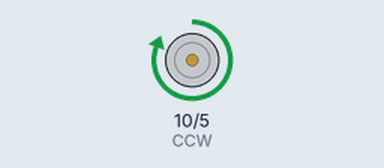
Simulated run of this sketch. Board: Arduino Uno, built with avr-gcc and run on an emulated ATmega328P. On the bench: motor-driver pin pairs drawn as motors (green arrow = first pin HIGH = forward, orange = second pin HIGH = backward, longer = more drive).

Above: at 1.0 s.
At 5.0 s:
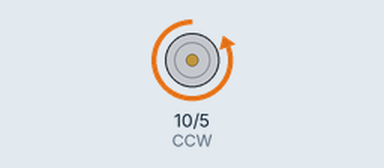
At 7.0 s:
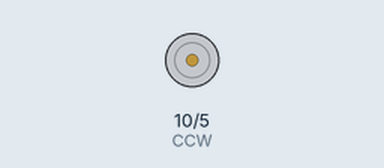
Timing chart, 0 to 10.4 s (numbered marks = the images above):
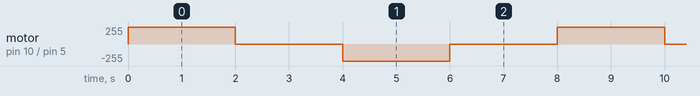

The sketch:

H_bridge_test.ino
```cpp
const int CCW= 10;  //  white
const int CW = 5;  //  green
const int delayTime = 10; // Delay between steps
const int maxPWM = 255;  // Max PWM duty cycle

void setup() {
    pinMode(CCW, OUTPUT);
    pinMode(CW, OUTPUT);
}

void loop() {
 digitalWrite(CCW, HIGH);
 digitalWrite(CW, LOW);

delay(2000);
digitalWrite(CCW, LOW);
 digitalWrite(CW, LOW);
delay(2000);

 digitalWrite(CW, HIGH);
 digitalWrite(CCW, LOW);

delay(2000);
digitalWrite(CCW, LOW);
 digitalWrite(CW, LOW);
 delay(2000);

}
```

Measured:
- by itself, motor on pin 10 (CCW) / pin 5 (CW): repeats every 8.0 s: stopped 2.0 s, backward 255/255 2.0 s, stopped 2.0 s, forward 255/255 2.0 s
